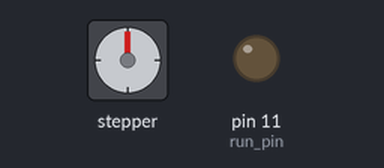
A sketch run on a simulated Arduino Uno, built with avr-gcc and run on an emulated ATmega328P. Shown: stepper motor, output pins drawn as LEDs (lit = HIGH). Wiring (inferred from the names in the program): stepper motor driver (200 steps per turn assumed): step pin 12; direction pin 13. Pins used as bus, display or sensor lines are not drawn.

Above: at 0.05 s.
At 1.7 s:
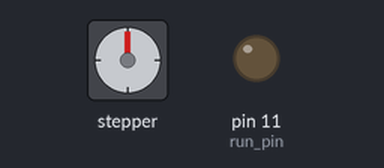
At 3.4 s:
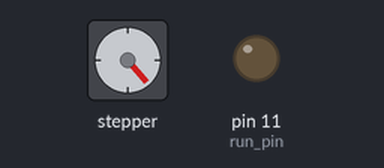
At 6.75 s:
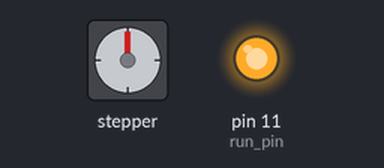
Timing chart, 0 to 9.5 s (numbered marks = the images above):
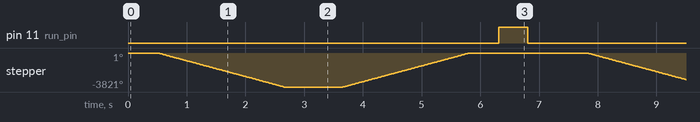

Measured:
- by itself, pin 11 (run_pin): alternates HIGH for 0.50 s and LOW for 6.8 s
- by itself, stepper: turns 3821° counter-clockwise in 2.2 s, then 3821° clockwise in 2.2 s, repeating every 7.3 s

The sketch:

atag_jig_movement.ino
```cpp
//  PIN DEFINITION
#define step_pin 12
#define dir 13
#define run_pin 11

//  TRAVEL PARAMS
#define stepsPerMM 7.075
#define travelMM 300
#define steps (stepsPerMM * travelMM) //  7500 steps = 1060mm

void step() {
    digitalWrite(step_pin, HIGH);
    delayMicroseconds(500);
    digitalWrite(step_pin, LOW);
    delayMicroseconds(500);
}

void setup() {
    pinMode(step_pin, OUTPUT);
    pinMode(dir, OUTPUT);
    pinMode(run_pin, OUTPUT);
}
void loop() {
    //  MOVEMENT
    digitalWrite(dir, LOW);
    delay(500);
    for (int i = 0; i < steps; i++) {
        step();
    }
    delay(500);
    digitalWrite(dir, HIGH);
    delay(500);
    for (int i = 0; i < steps; i++) {
        step();
    }
    delay(500);

    //  RUN COUNT INCREMENT
    digitalWrite(run_pin, HIGH);
    delay(500);
    digitalWrite(run_pin, LOW);
    delay(500);
} 
```
